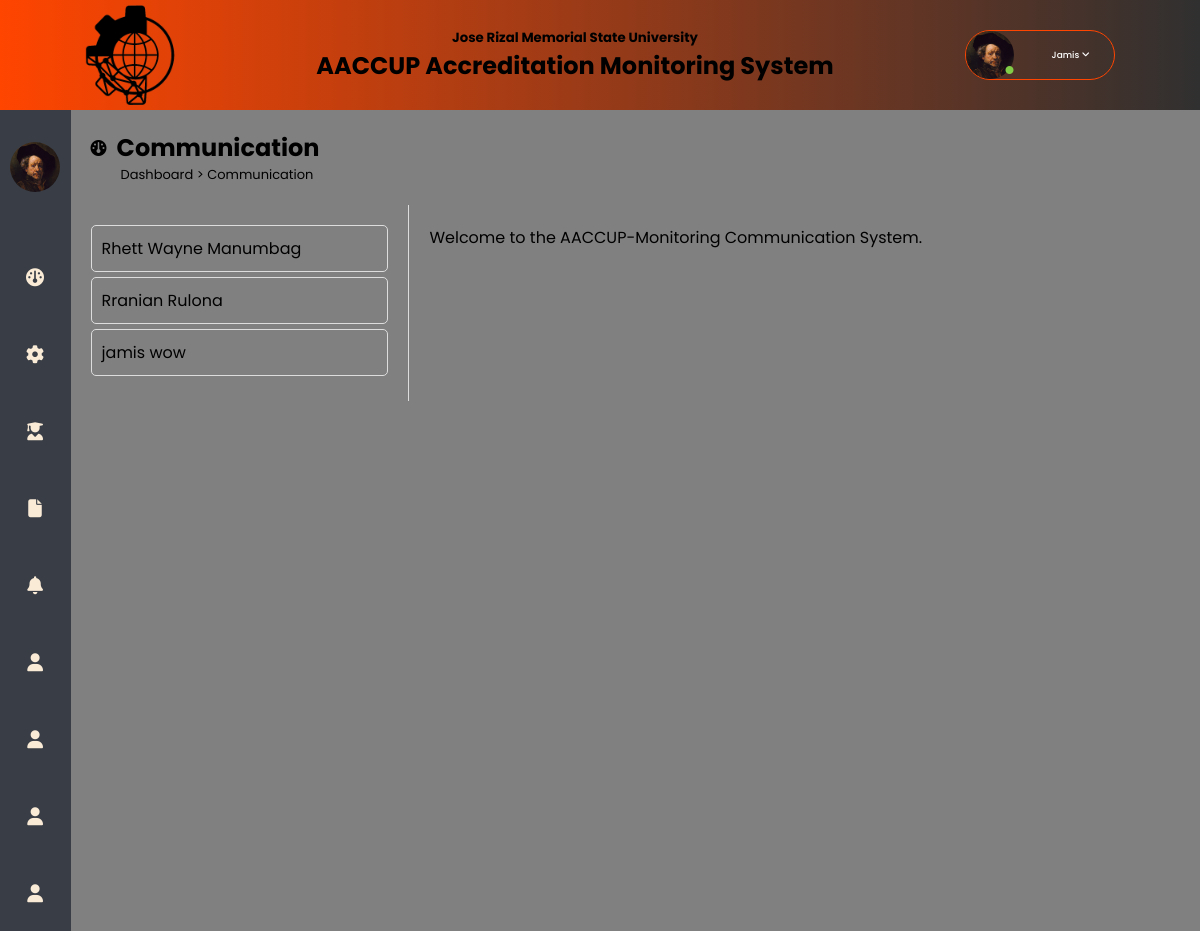
The page /fcommunication.php (signed in) on the database its author committed.
### tables this page shows
CREATE TABLE `users` (
  `UserID` int(11) NOT NULL,
  `firstName` varchar(100) NOT NULL,
  `lastName` varchar(100) NOT NULL,
  `email` varchar(255) NOT NULL,
  `Password` varchar(255) NOT NULL,
  `Role` enum('Administrator','Faculty','Assessor') NOT NULL,
  `Campus` int(11) DEFAULT NULL,
  `programAffiliated` int(11) NOT NULL,
  `img` varchar(255) DEFAULT NULL,
  `uniqueID` varchar(20) DEFAULT NULL
);

### fcommunication.php (the view, shortened to what this page needs)
<?php
include("config.php");
$userId = $_SESSION['UserID'];
$queryRole = "SELECT Role FROM users WHERE UserID = ?";
$stmtRole = $conn->prepare($queryRole);
$stmtRole->bind_param('i', $userId);
$stmtRole->execute();
$resultRole = $stmtRole->get_result();
$currentUserRole = $resultRole->fetch_assoc()['Role'];
if ($currentUserRole === 'Administrator') {
    $query = "SELECT UserID, firstName, lastName FROM users WHERE Role IN ('Administrator', 'Faculty', 'Assessor') AND UserID != ?";
} elseif ($currentUserRole === 'Assessor') {
    $query = "SELECT UserID, firstName, lastName FROM users WHERE Role = 'Administrator' AND UserID != ?";
} else {
    $query = "SELECT UserID, firstName, lastName FROM users WHERE Role IN ('Administrator', 'Faculty') AND UserID != ?";
}
$stmt = $conn->prepare($query);
$stmt->bind_param('i', $userId);
$stmt->execute();
$users = $stmt->get_result()->fetch_all(MYSQLI_ASSOC);
?>
<!DOCTYPE html>
<html lang="en">
<head>
    <link rel="stylesheet" href="style.css">
        <link rel="stylesheet" href="https://cdn.jsdelivr.net/npm/@fortawesome/fontawesome-free@6.4.2/css/fontawesome.min.css">
    <link rel="stylesheet" href="https://cdnjs.cloudflare.com/ajax/libs/font-awesome/6.5.1/css/all.min.css"
/>
</head>
<body>
<section class="heading">
    <nav class="navbar">
        <img src="images/loginimg.png" alt="logo" class="logo">
        <div class="title">
            <a href="#"><h5>Jose Rizal Memorial State University</h5></a>
            <a href="#"><h2>AACCUP Accreditation Monitoring System</h2></a>
        </div>
        <div class="profile-dropdown">
            <div onclick="toggle()" class="profile-dropdown-btn">
                <div class="profile-img">
                    <i class="fa-solid fa-circle"></i>
                </div>
                <span>
                    Jamis
                    <i class="fa-solid fa-angle-down"></i>
                </span>
            </div>
        </div>
    </nav>
</section>
<section class="container">
    <nav class="side">
        <div class="sidebar">
            <div class="side-logo">
                <img src="images/avatar.jpg">
            </div>
            <ul>
                    <li><a href="dashboardadmin.php">
                        <i class="fa-solid fa-gauge"></i>
                    </a>
                    </li>
                    <li><a href="user.php">
                        <i class="fa-solid fa-gear"></i>
                    </a>
                    </li>
                    <li><a href="campus.php">
                        <i class="fa-solid fa-user-graduate"></i>
                    </a>
                    </li>
                    <li><a href="departments.php">
                        <i class="fa-solid fa-file"></i>
                    </a>
                    </li>
                    <li><a href="program.php">
                        <i class="fa-solid fa-bell"></i>
                    </a>
                    </li>
                    <li><a href="visits.php">
                        <i class="fa-solid fa-user"></i>
                    </a>
                    </li>
                    <li><a href="documents.php">
                        <i class="fa-solid fa-user"></i>
                    </a>
                    </li>
                    <li><a href="tasks.php">
                        <i class="fa-solid fa-user"></i>
                    </a>
                    </li>
                    <li><a href="fcommunication.php">
                        <i class="fa-solid fa-user"></i>
                    </a>
                    </li>
                </ul>
        </div>
    </nav>
    <div class="main">
        <div class="main-title">
            <i class="fa-solid fa-gauge"></i>
            <h2>Communication</h2>
        </div>
        <div class="directory">
            <p><a href="dashboardadmin.php">Dashboard</a> > Communication</p>
        </div>
        <div class="main-content">
            <div class="users-list">
                <?php foreach ($users as $user): ?>
                    <a href="javascript:void(0)" onclick="loadChat(<?php echo $user['UserID']; ?>)">
                        <?php echo htmlspecialchars($user['firstName'] . ' ' . $user['lastName']); ?>
                    </a>
                <?php endforeach; ?>
            </div>
            <div class="chat-box" id="chat-box">
                <p>Welcome to the AACCUP-Monitoring Communication System.</p>
            </div>
        </div>
    </div>
</section>
</body>
</html>

### style.css (style rules this page uses)
:root { --primary: antiquewhite; --secondary: orangered; --green: #82cd47; --secondary-light: rgba(34, 124, 112, 0.2); --secondary-light-2: rgba(127, 183, 126, 0.1); --white: #fff; --black: #393e46; --shadow: 0px 2px 8px 0px var(var(--secondary-light)); }
* { margin: 0; padding: 0; box-sizing: border-box; font-family: 'Poppins', sans-serif; }
body { height: 100vh; width: 100%; background: antiquewhite; }
.navbar { display: flex; align-items: center; height: 110px; background: linear-gradient(270deg, rgb(48, 48, 48), orangered); padding: 0 8%; justify-content:space-around ; padding: 20px; }
.navbar img { width: 100px; }
.profile-dropdown { position: relative; width: fit-content; }
.profile-dropdown-btn { display: flex; align-items: center; justify-content: space-between; padding-right: 1rem; font-size: 0.9rem; font-weight: 500; width: 150px; border-radius: 50px; color: var(--white); cursor: pointer; border: 1px solid var(--secondary); transition: box-shadow 0.2s ease-in, background-color 0.2s ease-in, border 0.3s; }
.profile-img { position: relative; width: 3rem; height: 3rem; border-radius: 50%; background: url(images/avatar.jpg); background-size: cover; }
.profile-img i { position: absolute; right: 0; bottom: 0.3rem; font-size: 0.5rem; color: var(--green); }
.profile-dropdown-btn span { margin: 0 0.5rem; margin-right: 1; font-size: xx-small; }
.title { text-align: center; }
.title h5 { position: relative; top: 10 px; }
.title h2 { font-size: x-large; }
.title a { color: black; text-decoration: none; }
.side { position: sticky; top: 0; bottom: 0; height: 140vh; left: 0; width: 75px; background: #393e46; overflow: hidden; transition: 1s; }
.container { display: flex; width: 100%; }
.sidebar { width: 80%; margin: 0; }
.side-logo { margin: 2rem 0 1rem 0; padding-bottom: 3rem; display: flex; align-items: center; }
.side-logo img { width: 50px; height: 50px; border-radius: 50%; margin-left: 10px; }
.sidebar ul { margin: 0 auto; text-decoration: none; width: 100%; }
.sidebar li { padding-bottom: 2rem; list-style: none; display: block; }
.sidebar li a { font-size: 16px; color: antiquewhite; text-decoration: none; position: relative; width: 280px; display: table; padding: 10px; }
.container nav i { width: 50px; font-size: 18px; text-align: center; }
.main { background-color: grey; }

### fcommunication.php (style rules this page uses)
.main { width: 100%; background-color: grey; }
.main-title { display: flex; margin: 20px; align-items: center; }
.main-title h2 { margin-left: 10px; }
.main-content { display: flex; }
.directory { margin-left: 50px; position: relative; bottom: 20px; font-size: small; }
.directory a { text-decoration: none; color: black; }
.users-list { width: 30%; border-right: 1px solid #ddd; padding: 20px; overflow-y: auto; }
.users-list a { display: block; padding: 10px; margin-bottom: 5px; text-decoration: none; color: #000; border: 1px solid #ddd; border-radius: 5px; }
.chat-box { width: 70%; padding: 20px; }

### rows shown on the page
users: firstName+lastName "Rhett Wayne Manumbag"
users: firstName+lastName "Rranian Rulona"
users: firstName+lastName "jamis wow"
